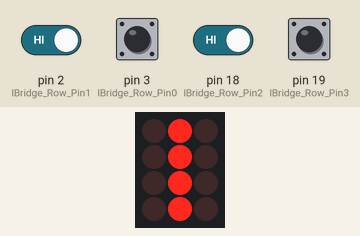
The sketch below on a simulated Arduino Uno, built with avr-gcc and run on an emulated ATmega328P. Parts: 3×4 LED matrix. Wiring (inferred from the names in the program): LED matrix (orientation assumed): rows pin 7, pin 6, pin 5, pin 4; columns pin 8, pin 9, pin 12. The inputs (shaded band) are chosen by the test bench; at power-on: pin 2 (IBridge_Row_Pin1), pin 18 (IBridge_Row_Pin2), pin 19 (IBridge_Row_Pin3) HIGH, pin 3 (IBridge_Row_Pin0) LOW.

Above: at 1.3 s.
1.4 s: pin 2 (IBridge_Row_Pin1) driven LOW and pin 18 (IBridge_Row_Pin2) driven LOW
At 3.4 s:
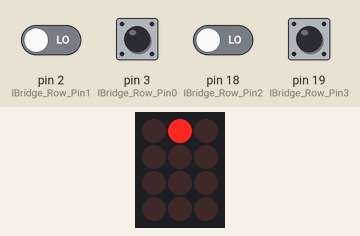
4.2 s: pin 2 (IBridge_Row_Pin1) driven HIGH
At 5.3 s:
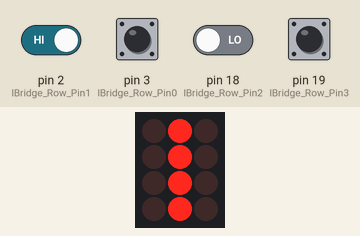
5.7 s: pin 2 (IBridge_Row_Pin1) driven LOW
At 6.7 s:
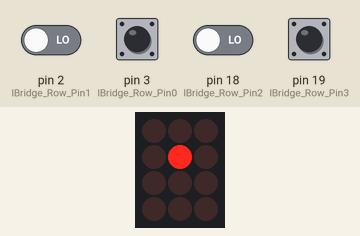
8.5 s: pin 3 (IBridge_Row_Pin0) pulsed HIGH 2 times (0.12 s each, 0.3 s apart)
At 9.6 s:
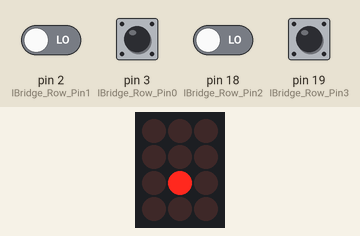
Timing chart, 0 to 11.5 s (numbered marks = the images above; inputs shaded):
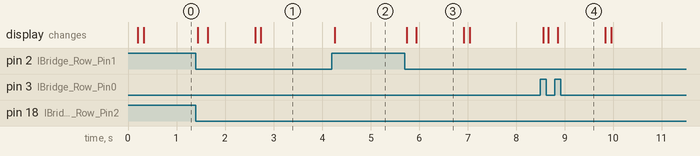

Measured:
- after the input at 1.4 s, the display: first changes at once (image 1 shows a later state)
- after the input at 4.2 s, the display: changes after 0.06 s (image 2)
- after the input at 5.7 s, the display: first changes at once (image 3 shows a later state)
- after the input at 8.5 s, the display: first changes after 0.06 s (image 4 shows a later state)
- what the display in image 3 shows lasts 1.0 s, from 5.9 s to 6.9 s

The sketch:

crypt.ino
```cpp
/*
* Global State
*/

// Orientation

#define NORTH 0
#define WEST 1
#define SOUTH 2
#define EAST 3

int previousOrientation = -1;
int orientation = NORTH;

// Location

int currentLocation[] = {0, 0};
int previousLocation[] = {0, 0};

// «Things» on/off the map

#define WALL -1
#define EMPTY 0
#define SPECIAL 1

// Map

#define WIDTH 8
#define LENGTH 8
int _map[WIDTH][LENGTH] = {
	{EMPTY, EMPTY, EMPTY, EMPTY,   EMPTY, EMPTY, EMPTY, EMPTY},
	{EMPTY, EMPTY, EMPTY, EMPTY,   EMPTY, EMPTY, EMPTY, EMPTY},
	{EMPTY, EMPTY, EMPTY, EMPTY,   EMPTY, EMPTY, EMPTY, EMPTY},
	{EMPTY, EMPTY, EMPTY, EMPTY,   EMPTY, EMPTY, EMPTY, EMPTY},
	{EMPTY, EMPTY, EMPTY, SPECIAL, EMPTY, EMPTY, EMPTY, EMPTY},
	{EMPTY, EMPTY, EMPTY, EMPTY,   EMPTY, EMPTY, EMPTY, EMPTY},
	{EMPTY, EMPTY, EMPTY, EMPTY,   EMPTY, EMPTY, EMPTY, EMPTY},
	{EMPTY, EMPTY, EMPTY, EMPTY,   EMPTY, EMPTY, EMPTY, EMPTY}
};

// Error

#define NO_ERROR -1
int error = NO_ERROR;


/*
* Button Interaction
*/

int normalizeButtonOrder[] = {15, 11, 7, 3, 14, 10, 6, 2, 13, 9, 5, 1, 12, 8, 4, 0};
int currentButtonPressed = -1;
int getButtonPressed(){
	int button = IBridge_Read_Key();
	if(button == currentButtonPressed){
		return -1;
	}else if(button == 0){
		currentButtonPressed = -1;
		return -1;
	}else{
		currentButtonPressed = button;
		return normalizeButtonOrder[button - 1];
	}
}


/*
* Display Interaction
*/

void displayInitialize(){
	IBridge_init();
	IBridge_LCD5110_clear();
}
void displayMoveCursor(int x, int y){
	IBridge_LCD5110_set_XY(x, y);
}
void displayClear(){
	IBridge_LCD5110_clear();
}
void displayReset(){
	IBridge_LCD5110_clear();
	IBridge_LCD5110_set_XY(0, 0);
}
void displayWriteChar(char character){
	IBridge_LCD5110_write_char(character);
}
void displayWriteString(char* text){
	IBridge_LCD5110_write_string(text);
}


/*
* Visuals
*
* Available characters:
* ! " # $ % & ' ( ) * + , - . / : ; < = > ? @ [ ] _ ^
*/

void renderWelcomeScreen(){
	displayWriteString("              ");
	displayWriteString(" MysteryCrypt ");
	displayWriteString(" by @cdn      ");
	displayWriteString("              ");
	displayWriteString(" Press any    ");
	displayWriteString(" key to start ");
}

void renderMessage(char* firstRow, char* secondRow){ // Both with exactly 8 characters
	displayClear();
	displayWriteString(" ____________ ");
	displayWriteString(" I          I ");
	displayWriteString(" I ");
	displayWriteString(firstRow);
	displayWriteString(" I ");
	displayWriteString(" I ");
	displayWriteString(secondRow);
	displayWriteString(" I ");
	displayWriteString(" I__________I ");
	displayWriteString("              ");
}
void renderRoomWithContent(char* firstRow, char* secondRow){
	displayClear();
	displayWriteString(" %          / ");
	displayWriteString("   +------+   ");
	displayWriteString("   I");
	displayWriteString(firstRow);
	displayWriteString("I   ");
	displayWriteString("   I");
	displayWriteString(secondRow);
	displayWriteString("I   ");
	displayWriteString("   +------+   ");

	char x = currentLocation[0] + '0';
	char y = currentLocation[1] + '0';
	displayWriteString(" /   ");
	displayWriteChar(x);
	displayWriteString("  ");
	displayWriteChar(y);
	displayWriteString("   % ");
}

void renderWall(){
	renderRoomWithContent("//////", "//////");
}
void renderEmpty(){
	renderRoomWithContent("      ", "      ");
}
void renderSpecial(){
	renderRoomWithContent("  ?   ", "   @  ");
}

void renderError(){
	displayClear();
	switch(error){
		case 0:
		renderMessage("  Wall  ", " ahead! ");
		break;
		default:
		renderMessage(" ERROR! ", " ------ ");
	}

}


/*
* Orientation
*/

void setOrientation(int diff){
	orientation = orientation + diff;
	if(orientation > 3){
		orientation = 0;
	}else if(orientation < 0){
		orientation = 3;
	}
}

void setOrientationFromButton(int button){
	switch(button){
		case 4:
		setOrientation(1);
		break;
		case 7:
		setOrientation(-1);
		break;
	}
}
boolean detectAndRememberOrientationChange(){
	if(previousOrientation != orientation){
		previousOrientation = orientation;
		return true;
	}
	return false;
}


/*
* Location
*/

int getThingAtLocation(int x, int y){
	if(x < 0 || y < 0 || x >= WIDTH || y >= LENGTH){
		return WALL;
	}else{
		return _map[x][y];
	}
}

int xForOrientation(int orientation){
	switch(orientation){
		case NORTH:
		return currentLocation[0];
		case WEST:
		return currentLocation[0] + 1;
		case SOUTH:
		return currentLocation[0];
		case EAST:
		return currentLocation[0] - 1;
	}
}
int yForOrientation(int orientation){
	switch(orientation){
		case NORTH:
		return currentLocation[1] - 1;
		case WEST:
		return currentLocation[1];
		case SOUTH:
		return currentLocation[1] + 1;
		case EAST:
		return currentLocation[1];
	}
}

int whatAmILookingAt(int orientation){
	int x = xForOrientation(orientation);
	int y = yForOrientation(orientation);
	return getThingAtLocation(x, y);
}
boolean moveInDirection(int orientation){
	int x = xForOrientation(orientation);
	int y = yForOrientation(orientation);
	if(getThingAtLocation(x, y) == WALL){
		return false;
	}else{
		currentLocation[0] = x;
		currentLocation[1] = y;
		return true;
	}
}

void render() {
	int thing = whatAmILookingAt(orientation);
	switch(thing){
		case WALL:
		renderWall();
		break;
		case EMPTY:
		renderEmpty();
		break;
		case SPECIAL:
		renderSpecial();
		break;
		// default:
		// Log error…?
	}
}

void setLocationFromButton(int button){
	switch(button){
		case 1:
		case 2:
		if(!moveInDirection(orientation)){
			displayError(0);
		}
		break;
		// default:
		// Error logging
	}
}
boolean detectAndRememberLocationChange(){
	if(previousLocation[0] == currentLocation[0] && previousLocation[1] == currentLocation[1]){
		return false;
	}else{
		previousLocation[0] = currentLocation[0];
		previousLocation[1] = currentLocation[1];
		return true;
	}
}

boolean handleButton(int button){
	boolean rerender = false;

	setOrientationFromButton(button);
	rerender = rerender || detectAndRememberOrientationChange();

	setLocationFromButton(button);
	rerender = rerender || detectAndRememberLocationChange();

	return rerender;
}


/*
* Error Displaying
*/

void displayError(int errorCode){
	error = errorCode;
}
boolean showAndResetError(){
	if(error != NO_ERROR){
		renderError();
		delay(1000);
		error = NO_ERROR;
		return true;
	}
	return false;
}

/*
* Main Logic
*/

void setup(){
	displayInitialize();
}

void loop()
{
	if(handleButton(getButtonPressed()) || showAndResetError()){
		render();
	}
}
```

ibridge.ino
```cpp
#include <avr/pgmspace.h>
#include "font.h"
extern const unsigned char font6_8[92][6];

int IBridge_Column_Pin0 = 7;
int IBridge_Column_Pin1 = 6;
int IBridge_Column_Pin2 = 5;
int IBridge_Column_Pin3 = 4;

int IBridge_Row_Pin0 = 3;
int IBridge_Row_Pin1 = 2;
int IBridge_Row_Pin2 = 18;
int IBridge_Row_Pin3 = 19;

int IBridge_LCD5110_SCK_PIN = 8;
int IBridge_LCD5110_MO_PIN = 9;
int IBridge_LCD5110_DC_PIN = 10;
int IBridge_LCD5110_RST_PIN = 11;
int IBridge_LCD5110_CS_PIN = 12;

//Define the LCD Operation function
void IBridge_LCD5110_LCD_write_byte(unsigned char dat,unsigned char IBridge_LCD5110_Mode);


//Define the hardware operation function
void IBridge_GPIO_Config(void);
void IBridge_LCD5110_SCK(unsigned char temp);
void IBridge_LCD5110_MO(unsigned char temp);
void IBridge_LCD5110_CS(unsigned char temp);
void IBridge_LCD5110_RST(unsigned char temp);
void IBridge_LCD5110_DC(unsigned char temp);

void IBridge_init()
{
  IBridge_GPIO_Config();

  IBridge_LCD5110_DC(1);//LCD_DC = 1;
  IBridge_LCD5110_MO(1);//SPI_MO = 1;
  IBridge_LCD5110_SCK(1);//SPI_SCK = 1;
  IBridge_LCD5110_CS(1);//SPI_CS = 1;

  IBridge_LCD5110_RST(0);//LCD_RST = 0;
  delay(10);
  IBridge_LCD5110_RST(1);//LCD_RST = 1;

  IBridge_LCD5110_LCD_write_byte(0x21,0);
  IBridge_LCD5110_LCD_write_byte(0xc6,0);
  IBridge_LCD5110_LCD_write_byte(0x06,0);
  IBridge_LCD5110_LCD_write_byte(0x13,0);
  IBridge_LCD5110_LCD_write_byte(0x20,0);
  IBridge_LCD5110_clear();
  IBridge_LCD5110_LCD_write_byte(0x0c,0);
}

void IBridge_LCD5110_LCD_write_byte(unsigned char dat,unsigned char mode)
{
  unsigned char i;

  IBridge_LCD5110_CS(0);//SPI_CS = 0;

  if (0 == mode)
    IBridge_LCD5110_DC(0);//LCD_DC = 0;
  else
    IBridge_LCD5110_DC(1);//LCD_DC = 1;

  for(i=0;i<8;i++)
  {
    IBridge_LCD5110_MO(dat & 0x80);//SPI_MO = dat & 0x80;
    dat = dat<<1;
    IBridge_LCD5110_SCK(0);//SPI_SCK = 0;
    IBridge_LCD5110_SCK(1);//SPI_SCK = 1;
  }

  IBridge_LCD5110_CS(1);//SPI_CS = 1;

}

void IBridge_LCD5110_write_char(unsigned char c)
{
  unsigned char line;
  unsigned char ch = 0;

  c = c - 32;

  for(line=0;line<6;line++)
  {
    ch = pgm_read_byte(&(font6_8[c][line]));
    IBridge_LCD5110_LCD_write_byte(ch,1);

  }
}
void IBridge_LCD5110_write_char_reg(unsigned char c)
{
  unsigned char line;
  unsigned char ch = 0;

  c = c - 32;

  for(line=0;line<6;line++)
  {
    ch = ~(pgm_read_byte(&(font6_8[c][line])));
    IBridge_LCD5110_LCD_write_byte(ch,1);

  }
}

void IBridge_LCD5110_write_string(char *s)
{
  unsigned char ch;
    while(*s!='\0')
  {
    ch = *s;
    IBridge_LCD5110_write_char(ch);
    s++;
  }
}


void IBridge_LCD5110_clear()
{
  unsigned char i,j;
  for(i=0;i<6;i++)
    for(j=0;j<84;j++)
      IBridge_LCD5110_LCD_write_byte(0,1);
}

void IBridge_LCD5110_set_XY(unsigned char X,unsigned char Y)
{
  unsigned char x;
  x = 6*X;
  //y = 8*Y;

  IBridge_LCD5110_LCD_write_byte(0x40|Y,0);
  IBridge_LCD5110_LCD_write_byte(0x80|x,0);
}

void IBridge_LCD5110_Write_Dec(unsigned int b)
{
  unsigned char datas[3];

  datas[0] = b/1000;
  b = b - datas[0]*1000;
  datas[1] = b/100;
  b = b - datas[1]*100;
  datas[2] = b/10;
  b = b - datas[2]*10;
  datas[3] = b;

  datas[0]+=48;
  datas[1]+=48;
  datas[2]+=48;
  datas[3]+=48;

  IBridge_LCD5110_write_char(datas[0]);
  IBridge_LCD5110_write_char(datas[1]);
  IBridge_LCD5110_write_char(datas[2]);
  IBridge_LCD5110_write_char(datas[3]);


}

void IBridge_GPIO_Config()
{
  pinMode(IBridge_LCD5110_SCK_PIN, OUTPUT);
  pinMode(IBridge_LCD5110_MO_PIN, OUTPUT);
  pinMode(IBridge_LCD5110_DC_PIN, OUTPUT);
  pinMode(IBridge_LCD5110_RST_PIN, OUTPUT);
  pinMode(IBridge_LCD5110_CS_PIN, OUTPUT);

  pinMode(IBridge_Column_Pin0, OUTPUT);
  pinMode(IBridge_Column_Pin1, OUTPUT);
  pinMode(IBridge_Column_Pin2, OUTPUT);
  pinMode(IBridge_Column_Pin3, OUTPUT);

  pinMode(IBridge_Row_Pin0, INPUT);
  pinMode(IBridge_Row_Pin1, INPUT);
  pinMode(IBridge_Row_Pin2, INPUT);
  pinMode(IBridge_Row_Pin3, INPUT);
}

void IBridge_LCD5110_CS(unsigned char temp)
{
  if (temp) digitalWrite(IBridge_LCD5110_CS_PIN, HIGH);
  else digitalWrite(IBridge_LCD5110_CS_PIN, LOW);
}

void IBridge_LCD5110_RST(unsigned char temp)
{
  if (temp) digitalWrite(IBridge_LCD5110_RST_PIN, HIGH);
  else digitalWrite(IBridge_LCD5110_RST_PIN, LOW);
}

void IBridge_LCD5110_DC(unsigned char temp)
{
  if (temp) digitalWrite(IBridge_LCD5110_DC_PIN, HIGH);
  else digitalWrite(IBridge_LCD5110_DC_PIN, LOW);
}

void IBridge_LCD5110_MO(unsigned char temp)
{
  if (temp) digitalWrite(IBridge_LCD5110_MO_PIN, HIGH);
  else digitalWrite(IBridge_LCD5110_MO_PIN, LOW);
}

void IBridge_LCD5110_SCK(unsigned char temp)
{
  if (temp) digitalWrite(IBridge_LCD5110_SCK_PIN, HIGH);
  else digitalWrite(IBridge_LCD5110_SCK_PIN, LOW);
}

unsigned char IBridge_Read_Key()
{
  //unsigned char i = 10;

  //Column 0 scan


  digitalWrite(IBridge_Column_Pin1, LOW);
  digitalWrite(IBridge_Column_Pin2, LOW);
  digitalWrite(IBridge_Column_Pin3, LOW);
  digitalWrite(IBridge_Column_Pin0, HIGH);

  //i=10;
  //while(i--);
  delay(1);

  if((digitalRead(IBridge_Row_Pin0)) &&
    !(digitalRead(IBridge_Row_Pin1))  &&
    !(digitalRead(IBridge_Row_Pin2))  &&
    !(digitalRead(IBridge_Row_Pin3)))
    return (1);

  if(!(digitalRead(IBridge_Row_Pin0)) &&
      (digitalRead(IBridge_Row_Pin1))  &&
     !(digitalRead(IBridge_Row_Pin2))  &&
     !(digitalRead(IBridge_Row_Pin3)))
    return (2);

  if(!(digitalRead(IBridge_Row_Pin0)) &&
     !(digitalRead(IBridge_Row_Pin1))  &&
      (digitalRead(IBridge_Row_Pin2))  &&
     !(digitalRead(IBridge_Row_Pin3)))
    return (3);

  if(!(digitalRead(IBridge_Row_Pin0)) &&
     !(digitalRead(IBridge_Row_Pin1))  &&
     !(digitalRead(IBridge_Row_Pin2))  &&
      (digitalRead(IBridge_Row_Pin3)))
    return (4);

  //Column 2 Scan

  digitalWrite(IBridge_Column_Pin0, LOW);
  digitalWrite(IBridge_Column_Pin1, HIGH);
  digitalWrite(IBridge_Column_Pin2, LOW);
  digitalWrite(IBridge_Column_Pin3, LOW);

  //i=10;
  //while(i--);
  delay(1);

  if((digitalRead(IBridge_Row_Pin0)) &&
    !(digitalRead(IBridge_Row_Pin1))  &&
    !(digitalRead(IBridge_Row_Pin2))  &&
    !(digitalRead(IBridge_Row_Pin3)))
    return (5);

  if(!(digitalRead(IBridge_Row_Pin0)) &&
      (digitalRead(IBridge_Row_Pin1))  &&
     !(digitalRead(IBridge_Row_Pin2))  &&
     !(digitalRead(IBridge_Row_Pin3)))
    return (6);

  if(!(digitalRead(IBridge_Row_Pin0)) &&
     !(digitalRead(IBridge_Row_Pin1))  &&
      (digitalRead(IBridge_Row_Pin2))  &&
     !(digitalRead(IBridge_Row_Pin3)))
    return (7);

  if(!(digitalRead(IBridge_Row_Pin0)) &&
     !(digitalRead(IBridge_Row_Pin1))  &&
     !(digitalRead(IBridge_Row_Pin2))  &&
      (digitalRead(IBridge_Row_Pin3)))
    return (8);

  //Column 3 Scan

  digitalWrite(IBridge_Column_Pin0, LOW);
  digitalWrite(IBridge_Column_Pin1, LOW);
  digitalWrite(IBridge_Column_Pin2, HIGH);
  digitalWrite(IBridge_Column_Pin3, LOW);

  //i=10;
  //while(i--);
  delay(1);

  if((digitalRead(IBridge_Row_Pin0)) &&
    !(digitalRead(IBridge_Row_Pin1))  &&
    !(digitalRead(IBridge_Row_Pin2))  &&
    !(digitalRead(IBridge_Row_Pin3)))
    return (9);

  if(!(digitalRead(IBridge_Row_Pin0)) &&
      (digitalRead(IBridge_Row_Pin1))  &&
     !(digitalRead(IBridge_Row_Pin2))  &&
     !(digitalRead(IBridge_Row_Pin3)))
    return (10);

  if(!(digitalRead(IBridge_Row_Pin0)) &&
     !(digitalRead(IBridge_Row_Pin1))  &&
      (digitalRead(IBridge_Row_Pin2))  &&
     !(digitalRead(IBridge_Row_Pin3)))
    return (11);

  if(!(digitalRead(IBridge_Row_Pin0)) &&
     !(digitalRead(IBridge_Row_Pin1))  &&
     !(digitalRead(IBridge_Row_Pin2))  &&
      (digitalRead(IBridge_Row_Pin3)))
    return (12);

  //Column 4 Scan

  digitalWrite(IBridge_Column_Pin0, LOW);
  digitalWrite(IBridge_Column_Pin1, LOW);
  digitalWrite(IBridge_Column_Pin2, LOW);
  digitalWrite(IBridge_Column_Pin3, HIGH);


  delay(1);

  if((digitalRead(IBridge_Row_Pin0)) &&
    !(digitalRead(IBridge_Row_Pin1))  &&
    !(digitalRead(IBridge_Row_Pin2))  &&
    !(digitalRead(IBridge_Row_Pin3)))
    return (13);

  if(!(digitalRead(IBridge_Row_Pin0)) &&
      (digitalRead(IBridge_Row_Pin1))  &&
     !(digitalRead(IBridge_Row_Pin2))  &&
     !(digitalRead(IBridge_Row_Pin3)))
    return (14);

  if(!(digitalRead(IBridge_Row_Pin0)) &&
     !(digitalRead(IBridge_Row_Pin1))  &&
      (digitalRead(IBridge_Row_Pin2))  &&
     !(digitalRead(IBridge_Row_Pin3)))
    return (15);

  if(!(digitalRead(IBridge_Row_Pin0)) &&
     !(digitalRead(IBridge_Row_Pin1))  &&
     !(digitalRead(IBridge_Row_Pin2))  &&
      (digitalRead(IBridge_Row_Pin3)))
    return (16);

  return(0);

}
```

Source omitted: Font.h (data table, 4779 bytes)
